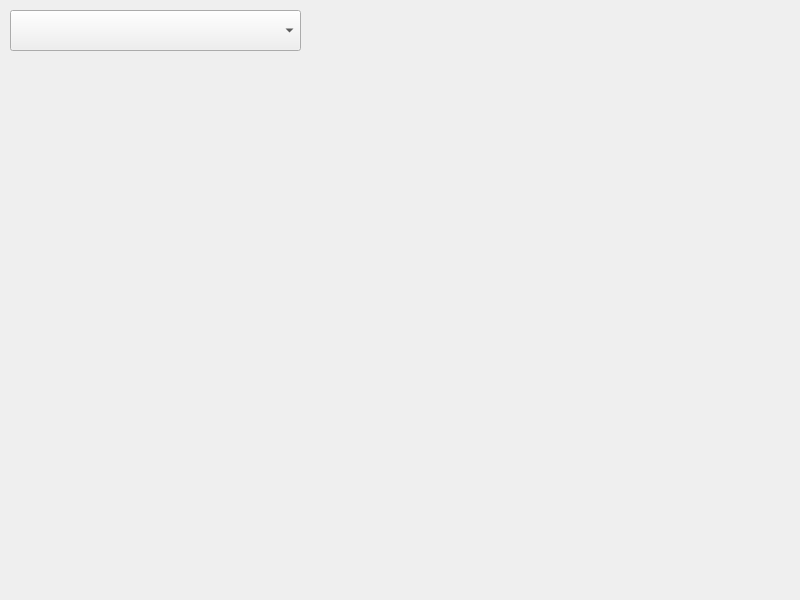
<?xml version="1.0" encoding="UTF-8"?>
<ui version="4.0">
 <class>frmYComboBox</class>
 <widget class="QWidget" name="frmYComboBox">
  <property name="geometry">
   <rect>
    <x>0</x>
    <y>0</y>
    <width>800</width>
    <height>600</height>
   </rect>
  </property>
  <property name="windowTitle">
   <string>Form</string>
  </property>
  <widget class="YComboBox" name="comboBox">
   <property name="geometry">
    <rect>
     <x>10</x>
     <y>10</y>
     <width>291</width>
     <height>41</height>
    </rect>
   </property>
  </widget>
 </widget>
 <customwidgets>
  <customwidget>
   <class>YComboBox</class>
   <extends>QComboBox</extends>
   <header>ycombobox.h</header>
  </customwidget>
 </customwidgets>
 <resources/>
 <connections/>
</ui>
